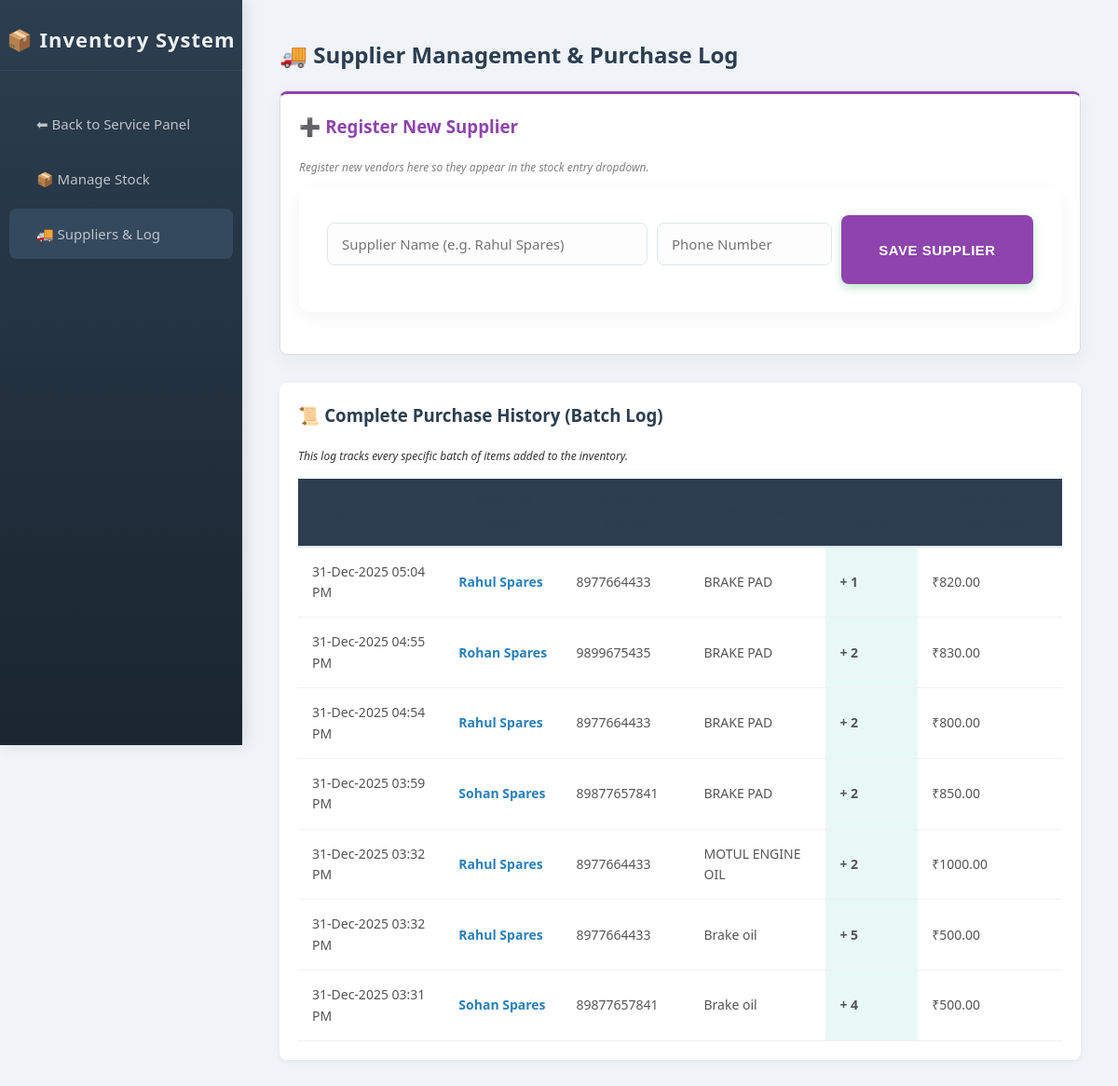
/suppliers.php, run on the app's committed database.
### tables this page shows
CREATE TABLE IF NOT EXISTS `stock_entries` (
  `id` int NOT NULL AUTO_INCREMENT,
  `part_name` varchar(100) DEFAULT NULL,
  `supplier_id` int DEFAULT NULL,
  `quantity` int DEFAULT NULL,
  `price` decimal(10,2) DEFAULT NULL,
  `entry_date` datetime DEFAULT CURRENT_TIMESTAMP,
  PRIMARY KEY (`id`)
);

CREATE TABLE IF NOT EXISTS `suppliers` (
  `id` int NOT NULL AUTO_INCREMENT,
  `name` varchar(100) DEFAULT NULL,
  `contact` varchar(20) DEFAULT NULL,
  PRIMARY KEY (`id`)
);

### suppliers.php (the view, shortened to what this page needs)
<?php
include 'db.php';
?>
<!DOCTYPE html>
<html>
<head>
    <link rel="stylesheet" href="style.css">
</head>
<body>
<div class="sidebar">
    <h2>📦 Inventory System</h2>
    <a href="service_dashboard.php">⬅ Back to Service Panel</a>
    <a href="inventory.php">📦 Manage Stock</a>
    <a href="suppliers.php" style="background:#34495e;">🚚 Suppliers & Log</a>
</div>
<div class="content">
    <h2>🚚 Supplier Management & Purchase Log</h2>
    <div class="form-box">
        <h3 style="margin-top:0; color: #8e44ad;">➕ Register New Supplier</h3>
        <p style="font-size:12px; color:gray;"><i>Register new vendors here so they appear in the stock entry dropdown.</i></p>
        <form method="post" style="display:flex; gap:10px;">
            <input type="text" name="sup_name" placeholder="Supplier Name (e.g. Rahul Spares)" required style="flex:2;">
            <input type="text" name="sup_contact" placeholder="Phone Number" required style="flex:1;">
            <button type="submit" name="add_supplier" style="background: #8e44ad; flex:1;">Save Supplier</button>
        </form>
    </div>
    <div class="table-container">
        <h3>📜 Complete Purchase History (Batch Log)</h3>
        <p style="font-size:12px; margin-bottom:15px;"><i>This log tracks every specific batch of items added to the inventory.</i></p>
        <table>
            <tr style="background:#2c3e50; color:white;">
                <th>Date Added</th>
                <th>Supplier Name</th>
                <th>Supplier Phone</th>
                <th>Part Name</th>
                <th>Qty Added</th>
                <th>Price (At Purchase)</th>
            </tr>
            <?php
            $query = "SELECT se.*, s.name as supplier_name, s.contact
                      FROM stock_entries se
                      JOIN suppliers s ON se.supplier_id = s.id
                      ORDER BY se.entry_date DESC";
            $res = mysqli_query($conn, $query);
            if(mysqli_num_rows($res) > 0) {
                while($row = mysqli_fetch_array($res)) {
                    $date = date("d-M-Y h:i A", strtotime($row['entry_date']));
                    echo "<tr>
                            <td>{$date}</td>
                            <td style='font-weight:bold; color:#2980b9;'>{$row['supplier_name']}</td>
                            <td>{$row['contact']}</td>
                            <td>{$row['part_name']}</td>
                            <td style='background:#e8f8f5; font-weight:bold;'>+ {$row['quantity']}</td>
                            <td>₹{$row['price']}</td>
                          </tr>";
                }
            } else {
                echo "<tr><td colspan='6' style='text-align:center'>No purchase history yet.</td></tr>";
            }
            ?>
        </table>
    </div>
</div>
</body>
</html>

### style.css (style rules this page uses)
* { box-sizing: border-box; }
body { font-family: 'Segoe UI', 'Roboto', Helvetica, Arial, sans-serif; margin: 0; padding: 0; background-color: #f0f4f8; color: #333; line-height: 1.6; }
h1, h2, h3, h4 { color: #2c3e50; font-weight: 600; margin-top: 0; }
.sidebar { width: 260px; height: 100vh; background: linear-gradient(180deg, #2c3e50 0%, #1a252f 100%); color: white; padding-top: 25px; position: fixed; left: 0; top: 0; box-shadow: 4px 0 15px rgba(0,0,0,0.1); z-index: 1000; overflow-y: auto; }
.sidebar h2 { text-align: center; color: #ecf0f1; font-size: 22px; margin-bottom: 30px; padding-bottom: 15px; border-bottom: 1px solid #34495e; letter-spacing: 1px; }
.sidebar a { display: block; color: #bdc3c7; text-decoration: none; padding: 15px 25px; margin: 5px 10px; border-radius: 8px; transition: all 0.3s ease; font-size: 15px; border-left: 4px solid transparent; }
.content { margin-left: 260px; padding: 40px; min-height: 100vh; }
form, .form-box, .search-container, .bike-info { background: white; padding: 30px; border-radius: 12px; box-shadow: 0 5px 20px rgba(0, 0, 0, 0.05); margin-bottom: 25px; }
input[type="text"], input[type="number"], input[type="date"], input[type="password"], select, textarea { width: 100%; padding: 12px 15px; margin: 8px 0 20px; border: 1px solid #dfe6e9; border-radius: 8px; font-size: 15px; font-family: inherit; background-color: #fdfdfd; transition: border 0.3s, box-shadow 0.3s; }
button, input[type="submit"], .action-btn, .search-btn, .view-stock-btn { background: linear-gradient(135deg, #27ae60 0%, #2ecc71 100%); color: white; padding: 12px 25px; border: none; border-radius: 8px; cursor: pointer; font-size: 15px; font-weight: 600; text-transform: uppercase; letter-spacing: 0.5px; transition: all 0.3s ease; display: inline-block; text-align: center; box-shadow: 0 4px 10px rgba(39, 174, 96, 0.3); }
.table-container { background: white; padding: 10px; border-radius: 12px; box-shadow: 0 5px 20px rgba(0, 0, 0, 0.05); overflow: hidden; }
table { width: 100%; border-collapse: collapse; margin-top: 10px; }
th { padding: 15px; color: #2c3e50; font-weight: 700; font-size: 13px; text-transform: uppercase; border-bottom: 2px solid #e1e8ed; }
td { padding: 15px; border-bottom: 1px solid #f1f1f1; color: #555; font-size: 14px; }

### suppliers.php (style rules this page uses)
.form-box { background: #fff; padding: 20px; border: 1px solid #ddd; border-radius: 8px; border-top: 3px solid #8e44ad; margin-bottom: 30px; }
.table-container { background: #fff; padding: 20px; border-radius: 8px; box-shadow: 0 2px 5px rgba(0,0,0,0.05); }

### data on the page
stock_entries: entry_date "31-Dec-2025 05:04 PM", supplier.name "Rahul Spares", supplier.contact "8977664433", part_name "BRAKE PAD", quantity "1", price "820.00"
stock_entries: entry_date "31-Dec-2025 04:55 PM", supplier.name "Rohan Spares", supplier.contact "9899675435", part_name "BRAKE PAD", quantity "2", price "830.00"
stock_entries: entry_date "31-Dec-2025 04:54 PM", supplier.name "Rahul Spares", supplier.contact "8977664433", part_name "BRAKE PAD", quantity "2", price "800.00"
stock_entries: entry_date "31-Dec-2025 03:59 PM", supplier.name "Sohan Spares", supplier.contact "89877657841", part_name "BRAKE PAD", quantity "2", price "850.00"
stock_entries: entry_date "31-Dec-2025 03:32 PM", supplier.name "Rahul Spares", supplier.contact "8977664433", part_name "MOTUL ENGINE OIL", quantity "2", price "1000.00"
stock_entries: entry_date "31-Dec-2025 03:32 PM", supplier.name "Rahul Spares", supplier.contact "8977664433", part_name "Brake oil", quantity "5", price "500.00"
stock_entries: entry_date "31-Dec-2025 03:31 PM", supplier.name "Sohan Spares", supplier.contact "89877657841", part_name "Brake oil", quantity "4", price "500.00"
